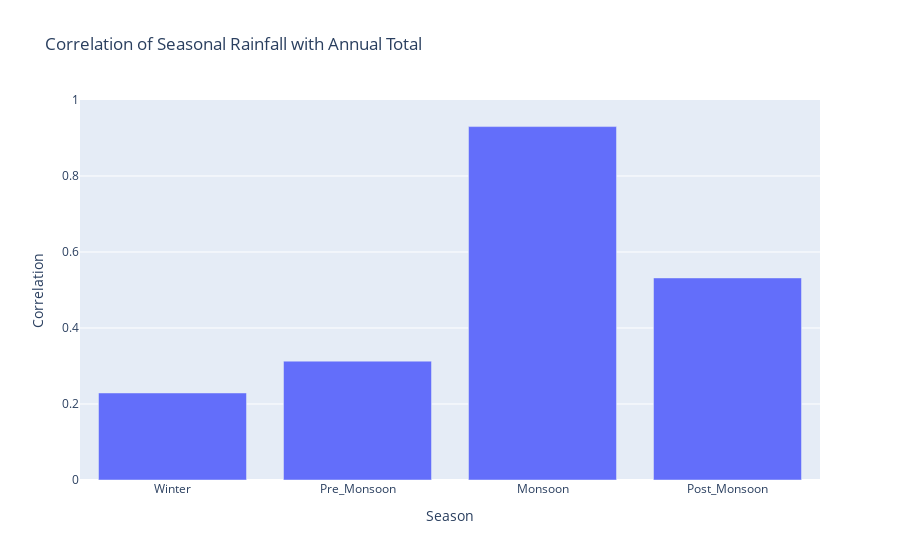

Write notebook code for a chart like this one.
### Markdown cell above
#### Seasonal Rainfall Correlation with Annual Total

We analyze how each season’s rainfall correlates with the total annual rainfall, using a correlation matrix and bar plot.

### Code cell
df['Winter'] = df[['JAN', 'FEB']].sum(axis=1)
df['Pre_Monsoon'] = df[['MAR', 'APR', 'MAY']].sum(axis=1)
df['Monsoon'] = df[['JUN', 'JUL', 'AUG', 'SEP']].sum(axis=1)
df['Post_Monsoon'] = df[['OCT', 'NOV', 'DEC']].sum(axis=1)

df['Annual'] = df[['JAN','FEB','MAR','APR','MAY','JUN',
                   'JUL','AUG','SEP','OCT','NOV','DEC']].sum(axis=1)

correlation = df[['Winter', 'Pre_Monsoon', 'Monsoon', 'Post_Monsoon', 'Annual']].corr()

season_corr = correlation['Annual'].drop('Annual').reset_index()
season_corr.columns = ['Season', 'Correlation']

fig = px.bar(season_corr, x='Season', y='Correlation', title='Correlation of Seasonal Rainfall with Annual Total')
fig.update_layout(yaxis=dict(range=[0, 1]))
fig.show()

### Figure 1 — Plotly figure (JSON) as saved in the notebook; plotly's stock layout.template omitted (floating-point values rounded to 4 significant figures)
{"data": [{"hovertemplate": "Season=%{x}<br>Correlation=%{y}<extra></extra>", "legendgroup": "", "marker": {"color": "#636efa", "pattern": {"shape": ""}}, "name": "", "orientation": "v", "showlegend": false, "textposition": "auto", "type": "bar", "x": ["Winter", "Pre_Monsoon", "Monsoon", "Post_Monsoon"], "xaxis": "x", "y": [0.229, 0.3128, 0.93, 0.5318], "yaxis": "y"}], "layout": {"barmode": "relative", "legend": {"tracegroupgap": 0}, "title": {"text": "Correlation of Seasonal Rainfall with Annual Total"}, "xaxis": {"anchor": "y", "domain": [0, 1], "title": {"text": "Season"}}, "yaxis": {"anchor": "x", "domain": [0, 1], "range": [0, 1], "title": {"text": "Correlation"}}}}
